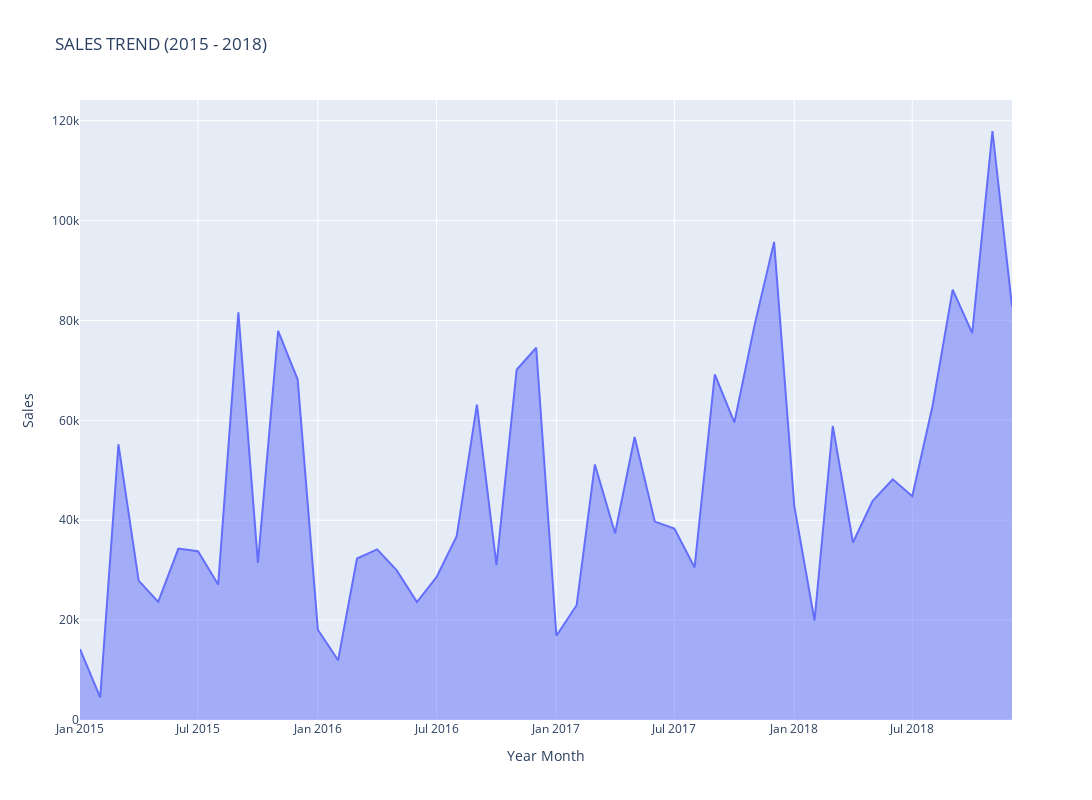

This figure's notebook cell:
### Code cell
fig = px.area(y=sales_trend['Sales'],x= sales_trend['Year Month'], title = 'SALES TREND (2015 - 2018)',labels={'x':'Year Month','y':'Sales'}, width=2000, height=800)
fig.update_layout(showlegend = False)
fig.show()

### Figure 1 — Plotly figure (JSON) as saved in the notebook; plotly's stock layout.template omitted (floating-point values rounded to 4 significant figures)
{"data": [{"hovertemplate": "Year Month=%{x}<br>Sales=%{y}<extra></extra>", "legendgroup": "", "line": {"color": "#636efa"}, "marker": {"symbol": "circle"}, "mode": "lines", "name": "", "orientation": "v", "showlegend": false, "stackgroup": "1", "type": "scatter", "x": ["2015-01", "2015-02", "2015-03", "2015-04", "2015-05", "2015-06", "2015-07", "2015-08", "2015-09", "2015-10", "2015-11", "2015-12", "2016-01", "2016-02", "2016-03", "2016-04", "2016-05", "2016-06", "2016-07", "2016-08", "2016-09", "2016-10", "2016-11", "2016-12", "2017-01", "2017-02", "2017-03", "2017-04", "2017-05", "2017-06", "2017-07", "2017-08", "2017-09", "2017-10", "2017-11", "2017-12", "2018-01", "2018-02", "2018-03", "2018-04", "2018-05", "2018-06", "2018-07", "2018-08", "2018-09", "2018-10", "2018-11", "2018-12"], "xaxis": "x", "y": [14210.0, 4520.0, 55210.0, 27910.0, 23640.0, 34320.0, 33780.0, 27120.0, 81620.0, 31450.0, 77910.0, 68170.0, 18070.0, 11950.0, 32340.0, 34150.0, 29960.0, 23600.0, 28610.0, 36820.0, 63130.0, 31010.0, 70130.0, 74540.0, 16870.0, 22980.0, 51170.0, 37390.0, 56660.0, 39720.0, 38320.0, 30540.0, 69190.0, 59580.0, 79070.0, 95740.0, 42840.0, 19920.0, 58860.0, 35540.0, 43830.0, 48190.0, 44830.0, 62840.0, 86150.0, 77450.0, 117900.0, 82830.0], "yaxis": "y"}], "layout": {"height": 800, "legend": {"tracegroupgap": 0}, "showlegend": false, "title": {"text": "SALES TREND (2015 - 2018)"}, "width": 2000, "xaxis": {"anchor": "y", "domain": [0.0, 1.0], "title": {"text": "Year Month"}}, "yaxis": {"anchor": "x", "domain": [0.0, 1.0], "title": {"text": "Sales"}}}}
